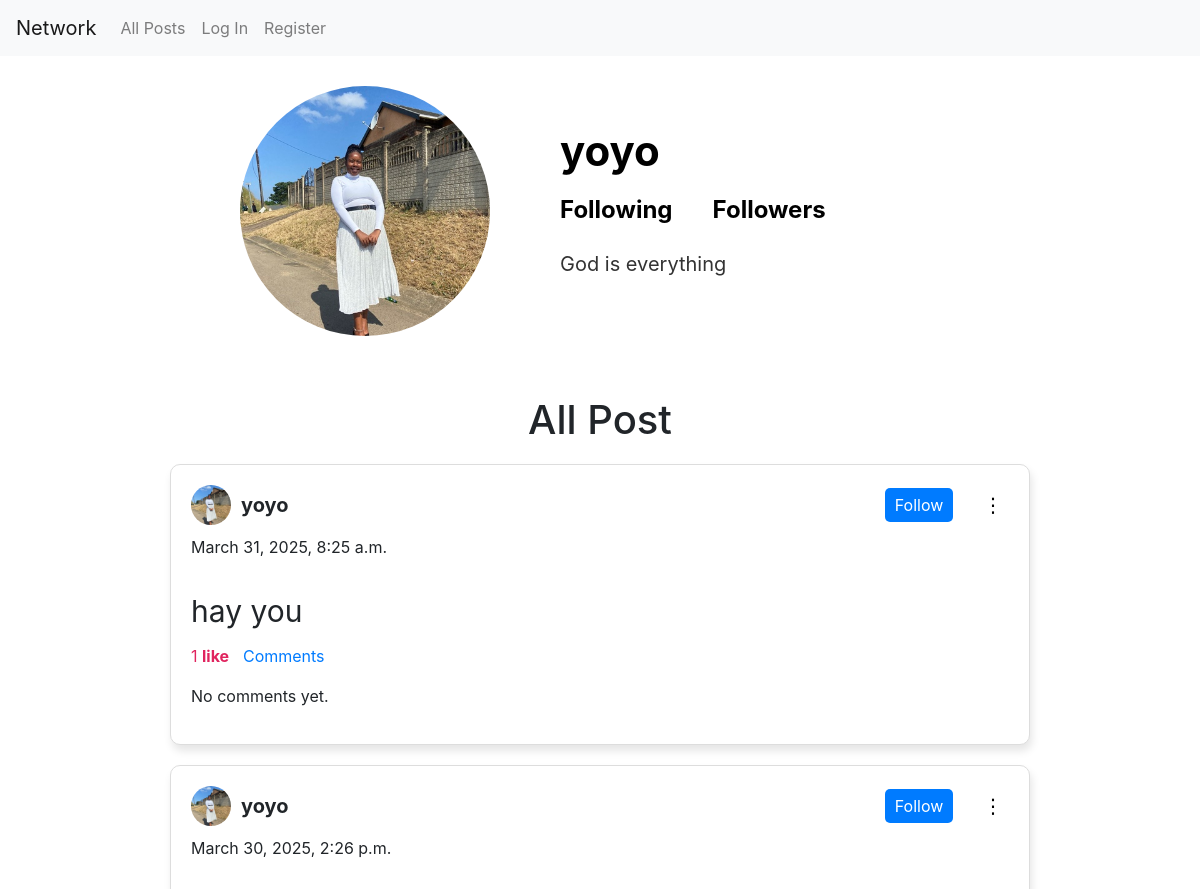
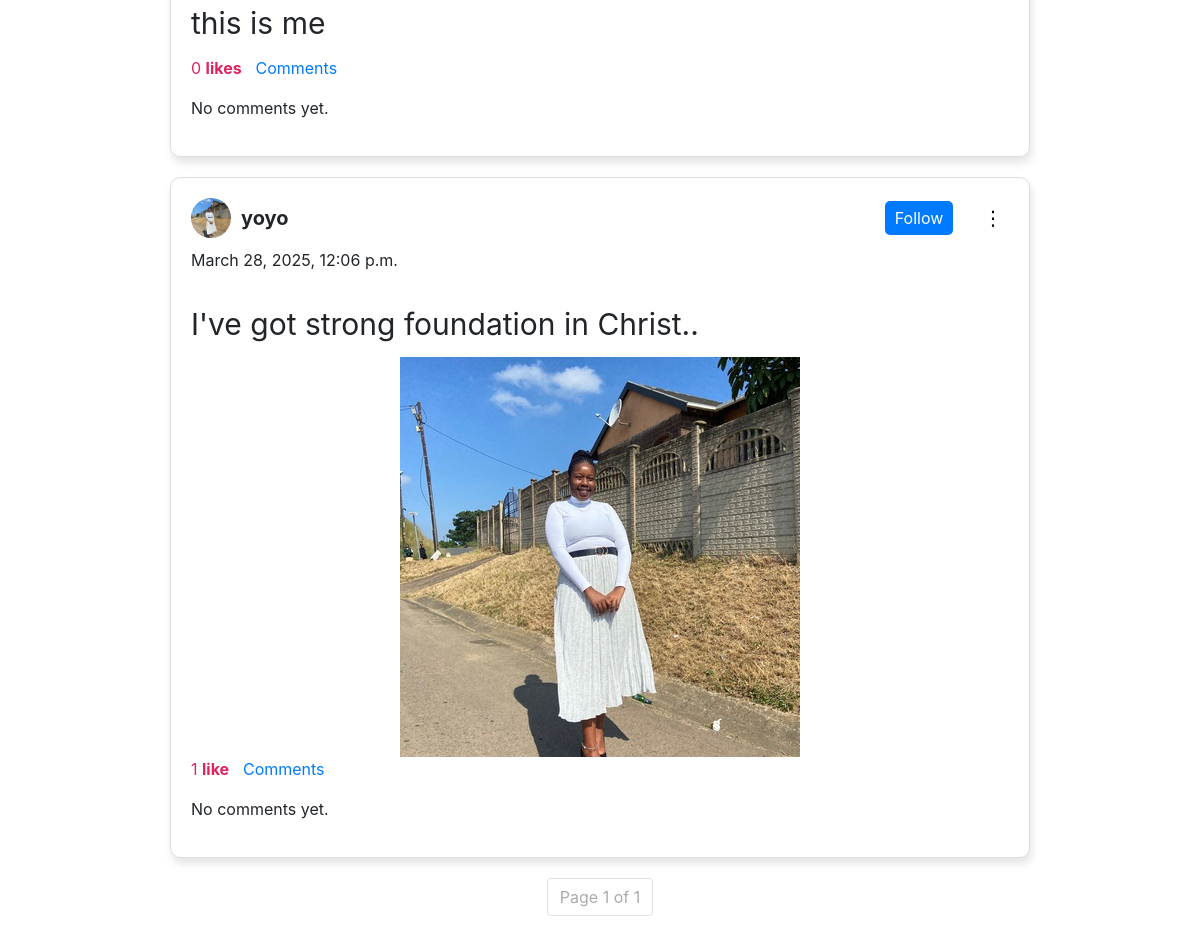
The page /profile_display/3 on the database as committed earlier (2 pictures, top to bottom).
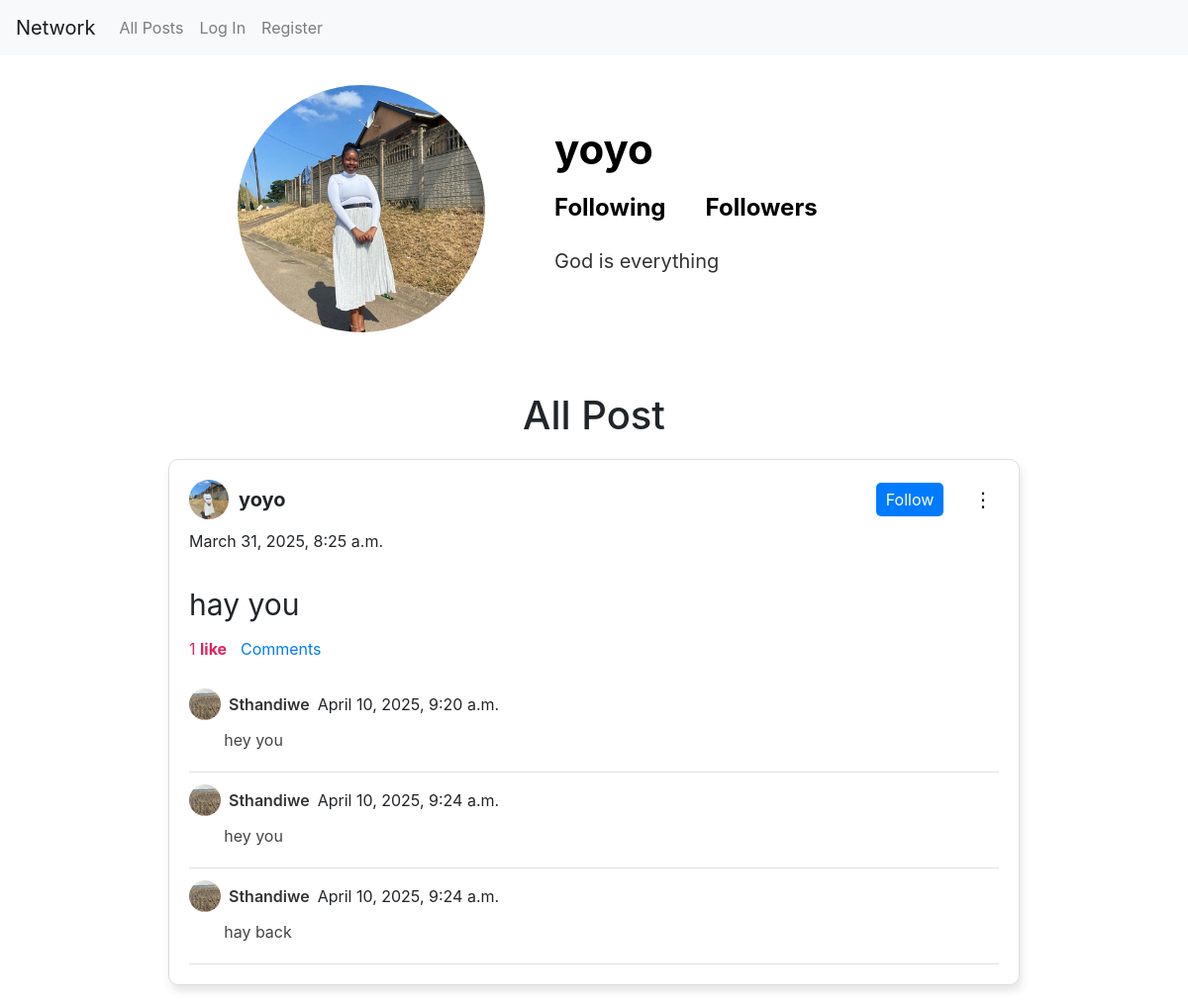
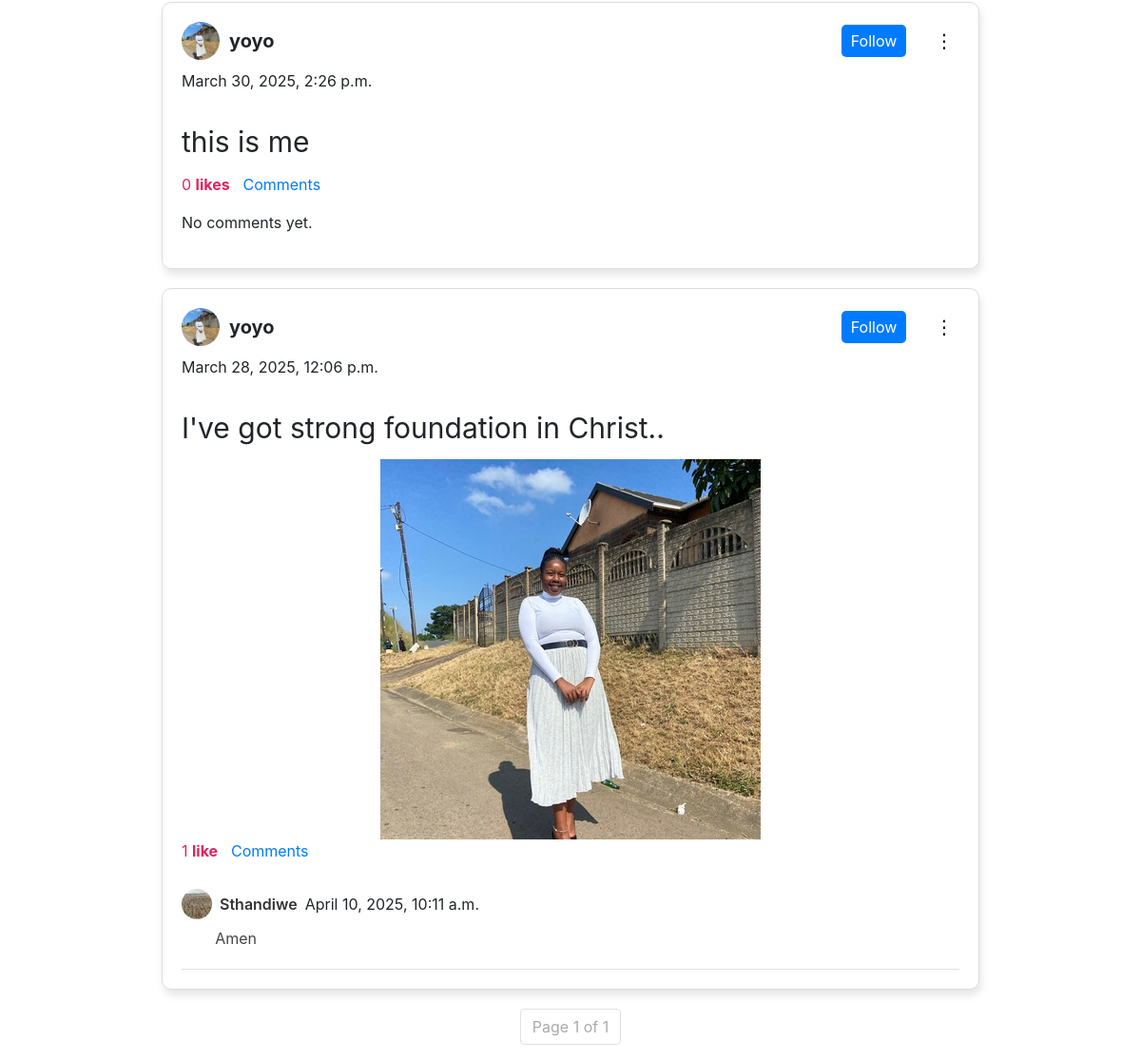
The same page on the database as committed later (2 pictures, top to bottom).
### network/models.py (models this page shows, shortened)
class Profile(models.Model):
    user = models.OneToOneField(User,on_delete=models.CASCADE, related_name="Profile_user")
    username = models.CharField(max_length=100)
    image = models.ImageField(upload_to='uploads/', blank=True, null=True)
    bio = models.TextField()

class User(AbstractUser):
    pass

class Post(models.Model):
    user = models.ForeignKey(User, on_delete=models.CASCADE, related_name="post")
    content = models.TextField()
    image = models.ImageField(upload_to="posts/", blank=True, null=True)  # Optional field
    created_at = models.DateTimeField(auto_now_add=True)
    hide = models.BooleanField(default=False)
    likes = models.ManyToManyField(User, related_name="liked_posts", blank=True)  # Users who liked the post

class Comment(models.Model):
    user = models.ForeignKey(User, on_delete=models.CASCADE, related_name="comment_user")
    post = models.ForeignKey(Post, on_delete=models.CASCADE, related_name="comment_post")
    content = models.TextField()
    created_at = models.DateTimeField(auto_now_add=True)

### network/views.py (the view)
# urls.py: path("profile_display/<int:user_id>", views.profile_display, name="profile_display"),
def profile_display(request,user_id):
    profile  = Profile.objects.filter(user=user_id).first()
    page_number = request.GET.get('page', 1)  # Get page number from query param
    posts = get_posts(user_id=user_id, page_number=page_number)
    if profile:
        return render(request,"network/profile.html", {"profile":profile, "posts":posts})
    error = "Profile not available"
    return render(request,"network/profile.html",{"error":error})

### network/views.py (called while the page is built)
def get_posts(user_id=None, page_number=1, posts_per_page=10):
    if user_id:
         if isinstance(user_id, list):
            posts = Post.objects.filter(user__id__in=user_id).annotate(like_count=Count('likes')).order_by('-created_at')
         else:
            posts = Post.objects.filter(user=user_id).annotate(like_count=Count('likes')).order_by('-created_at')
    else:
        posts = Post.objects.annotate(like_count=Count('likes')).order_by('-created_at')
    paginator = Paginator(posts, posts_per_page)
    page_obj = paginator.get_page(page_number)  # Get the requested page
    return page_obj

### network/templates/network/profile.html (shortened to what this page needs)
{% extends 'network/layout.html' %} {% block body %} {% if profile %}
<div class="profile">
  <div class="profile_section">
    <img
      src="{{profile.image.url}}"
      alt="Profile Picture"
      class="profile2_img"
    />
    <div class="section2">
      <h2>{{profile.user.username}}</h2>
      <div class="following">
        <span><a href="#" id="following_count">Following</a></span>
        <span><a href="#" id="followers_count">Followers</a></span>
      </div>
      <p>{{profile.bio}}</p>
    </div>
  </div>
  <h1>All Post</h1>
  <div id="postList">
    {% if posts %} {% for post in posts %}
    <div class="post-container" id="post-{{post.id}}">
      <div class="post-header">
        <div class="user-info">
          <a href="{% url 'profile_display' post.user.id %}">
            <img
              src="{{post.user.Profile_user.image.url}}"
              alt="Profile Picture"
              class="profile_img"
            />
          </a>
          <span class="user-name">{{post.user.username}}</span>
        </div>
        {% if post.user != user %}
        <button class="follow-btn">Follow</button>
        {% endif %}
        <div class="post-options">
          <button class="options-btn">⋮</button>
        </div>
      </div>
      <div class="date">{{post.created_at}}</div>
      <div class="post-content">{{post.content}}</div>
      {% if post.image %}
      <div class="post-image">
        <img src="{{post.image.url}}" alt="Post Image" />
      </div>
      {% endif %}
      <div class="post-action">
        <span class="like-count">{{ post.like_count }}</span>
        <a
          class="like-btn"
          href="{% url 'like' post.id %}?redirect_to={{ request.resolver_match.url_name }}"
        >
          like{{post.like_count|pluralize }}
        </a>
        <span class="comment"><a href="#">Comments</a></span>
      </div>
 <div class="comments">
  {% for comment in post.comment_post.all %}
    <div class="single-comment">
      <div class="comment-header">
        <img
          src="{{ comment.user.Profile_user.image.url }}"
          alt="Profile Picture"
          class="comment-img"
        />
        <strong class="comment-username">{{ comment.user.username|capfirst }}</strong>
        <span>{{comment.created_at}}</span>
      </div>
      <p class="comment-content">{{ comment.content }}</p>
    </div>
  {% empty %}
    <p class="no-comment">No comments yet.</p>
  {% endfor %}
</div>
</div>
    </div>
    {% endfor %} {% else %}
    <p>No Posts available</p>
    {% endif %}
    <div class="pagination-container">
      <nav aria-label="Page navigation">
        <ul class="pagination">
          <li class="page-item disabled">
            <span class="page-link"
              >Page {{ posts.number }} of {{ posts.paginator.num_pages }}</span
            >
          </li>
        </ul>
      </nav>
    </div>
    {% else %}
    <p>No profile</p>
    {% endif %}
  {% endblock %}

### network/templates/network/layout.html (shortened to what this page needs)
{% load static %}
<!DOCTYPE html>
<html lang="en">
  <head>
    <link
      rel="stylesheet"
      href="https://stackpath.bootstrapcdn.com/bootstrap/4.4.1/css/bootstrap.min.css"
    />
    <link rel="stylesheet" href="https://unpkg.com/aos@next/dist/aos.css" />
    <link href="{% static 'network/styles.css' %}" rel="stylesheet" />
  </head>
  <body>
    <nav class="navbar navbar-expand-lg navbar-light bg-light">
      <a class="navbar-brand" href="#">Network</a>
      <div>
        <ul class="navbar-nav mr-auto">
          <li class="nav-item">
            <a class="nav-link" href="{% url 'index' %}">All Posts</a>
          </li>
          {% if user.is_authenticated %}
          <li class="nav-item">
            <a class="nav-link" href="{% url 'follow' %}">Following</a>
          </li>
          <li class="nav-item">
            <a class="nav-link logout" href="{% url 'logout' %}">Log Out</a>
          </li>
          <li>
            <a href="{% url 'profile_display' user.id %}">
              <img
                src="{{user.Profile_user.image.url}}"
                alt="Profile Picture"
                class="profile_img"
              />
            </a>
          </li>
          {% else %}
          <li class="nav-item">
            <a class="nav-link" href="{% url 'login' %}">Log In</a>
          </li>
          <li class="nav-item">
            <a class="nav-link" href="{% url 'register' %}">Register</a>
          </li>
          {% endif %}
        </ul>
      </div>
    </nav>
    <div class="body">{% block body %} {% endblock %}</div>
  </body>
</html>

### network/static/network/styles.css (style rules this page uses)
.post-container { border: 1px solid #ddd; border-radius: 10px; padding: 20px; margin: 20px 170px; background: #fff; box-shadow: 2px 6px 8px rgba(0, 0, 0, 0.1); }
.post-header { display: flex; align-items: center; justify-content: space-between; position: relative; margin-bottom: 10px; }
.post-header .user-info { display: flex; align-items: center; }
.profile_img { width: 40px; height: 40px; border-radius: 50%; object-fit: cover; margin-right: 10px; }
.user-name { font-weight: bold; font-size: 20px; }
.follow-btn { margin-left: 70%; background: #007bff; color: white; border: none; padding: 5px 10px; border-radius: 5px; cursor: pointer; }
.post-content { margin-bottom: 10px; font-size: 30px; }
.post-image img { width: 100%; max-height: 400px; object-fit: contain; border-radius: 8px; }
.date { margin-bottom: 30px; }
.like-btn { background: transparent; border: none; color: #e0245e; font-weight: bold; cursor: pointer; margin-right: 10px; }
.like-count { color: #e0245e; }
.post-options { display: flex; align-items: center; gap: 10px; }
.options-btn { background: none; border: none; font-size: 20px; cursor: pointer; }
.comments { margin-top: 1rem; }
.single-comment { border-bottom: 1px solid #e0e0e0; padding: 0.75rem 0; }
.comment-header { display: flex; align-items: center; gap: 0.5rem; }
.comment-img { width: 32px; height: 32px; object-fit: cover; border-radius: 50%; }
.comment-username { font-weight: 600; color: #333; }
.comment-content { margin: 0.5rem 0 0.5rem 2.2rem; color: #444; }
.pagination-container { text-align: center; margin-top: 20px; }
.pagination { display: flex; justify-content: center; padding: 0; list-style: none; }
.pagination .page-item { margin: 0 5px; }
.pagination .page-link { padding: 8px 12px; border: 1px solid #ddd; border-radius: 5px; text-decoration: none; color: #007bff; transition: 0.3s; }
.pagination .disabled .page-link { color: #aaa; pointer-events: none; }
.profile_section { display: grid; grid-template-columns: 1fr 2fr; align-items: center; margin-left: 20%; margin-top: 30px; }
.profile2_img { width: 250px; height: 250px; border-radius: 50%; object-fit: cover; }
.profile h1 { text-align: center; margin-top: 60px; }
.section2 h2 { font-size: 42px; font-weight: bold; margin-bottom: 15px; color: #000; }
.following { display: flex; gap: 40px; margin-bottom: 20px; }
.following a { text-decoration: none; color: #000; font-size: 24px; font-weight: bold; }
.section2 p { font-size: 20px; color: #333; max-width: 600px; line-height: 1.6; }

Rows that differ between the two databases and show on the page:
shown differently, row unchanged: Post "hay you": no longer shows "No comments yet."
added Comment: user.Profile_user.image (picture), user.username "Sthandiwe", created_at "April 10, 2025, 9:20 a.m.", content "hey you", shown under Post "hay you"
added Comment: user.Profile_user.image (picture), user.username "Sthandiwe", created_at "April 10, 2025, 9:24 a.m.", content "hey you", shown under Post "hay you"
added Comment: user.Profile_user.image (picture), user.username "Sthandiwe", created_at "April 10, 2025, 9:24 a.m.", content "hay back", shown under Post "hay you"
shown differently, row unchanged: Post "I've got strong foundation in Christ..": no longer shows "No comments yet."
added Comment: user.Profile_user.image (picture), user.username "Sthandiwe", created_at "April 10, 2025, 10:11 a.m.", content "Amen", shown under Post "I've got strong foundation in Christ.."
